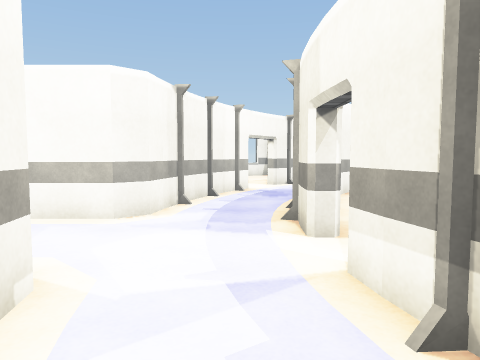
view 1 (above)

24 first-person views from a walk through a scene from a Unity 3-D project. The camera is 1.2 m above the floor, tilts 4° down and sees 70° across. The floor is counted in squares, 1 m on a side. Each view is taken from the middle of a square. On the plan, view 1 faces up. The plan holds only what a view shows up to about 14 squares ahead; the rest is blank. The player character is not drawn. Some animated figures are left out. Door leaves are left out, so doorways stand open. Surface patterns are stand-ins for the level's own textures.

view 2
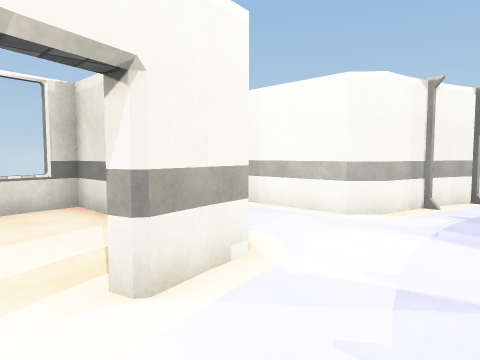

view 3
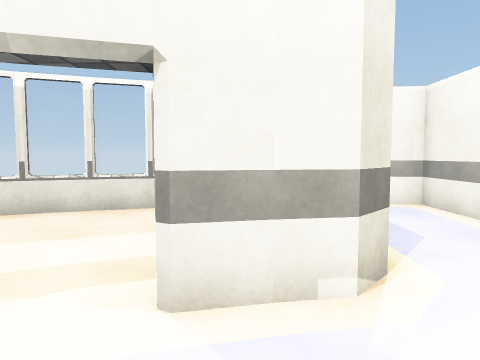

view 4
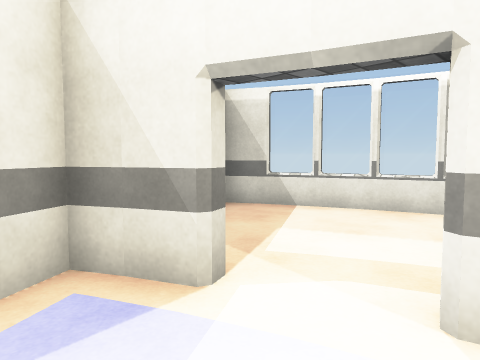

view 5
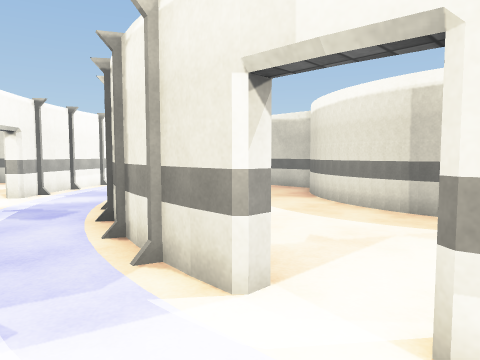

view 6
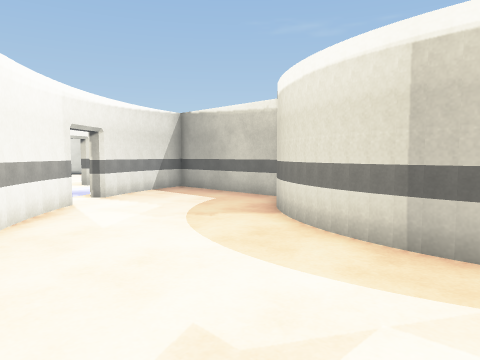

view 7
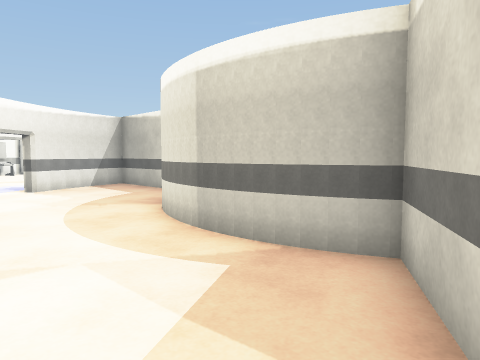

view 8
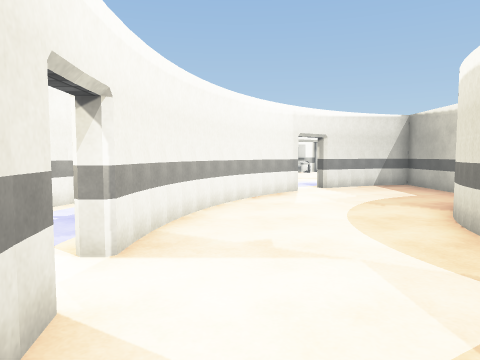

view 9
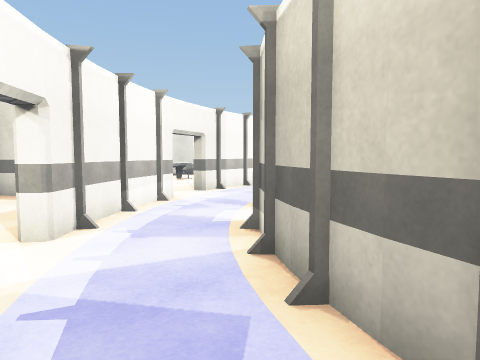

view 10
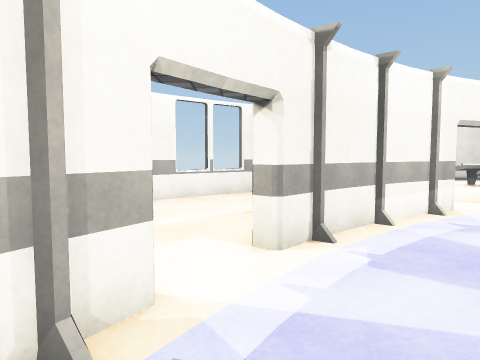

view 11
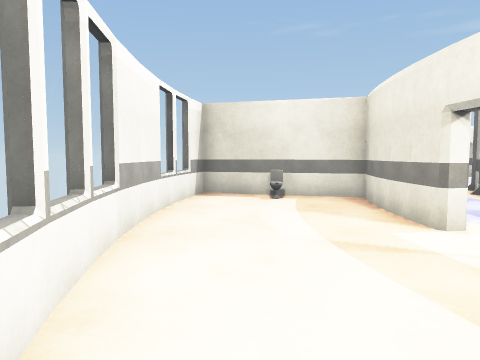

view 12
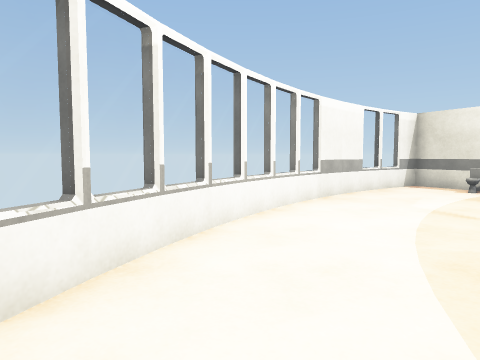

view 13
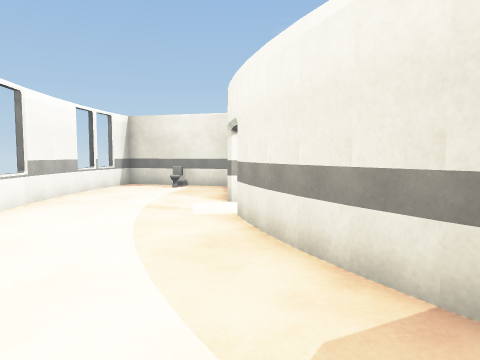

view 14
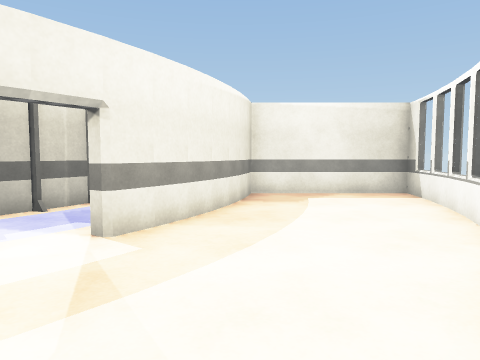

view 15
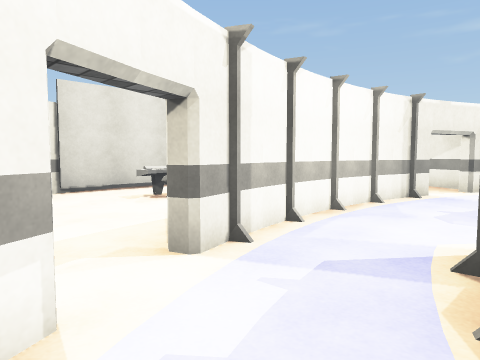

view 16
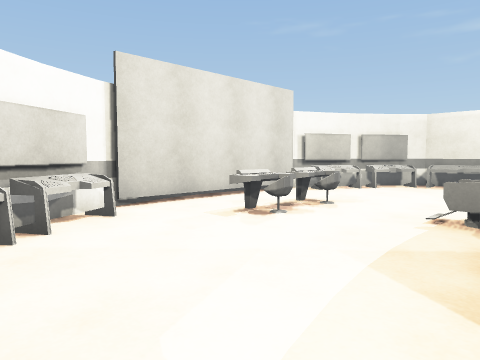

view 17
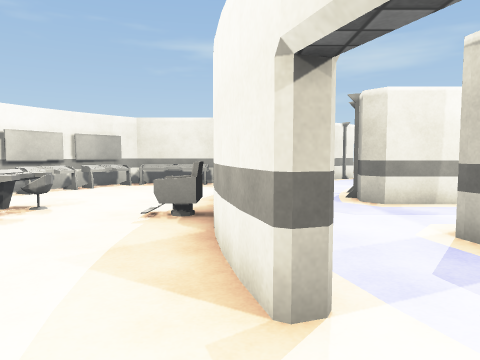

view 18
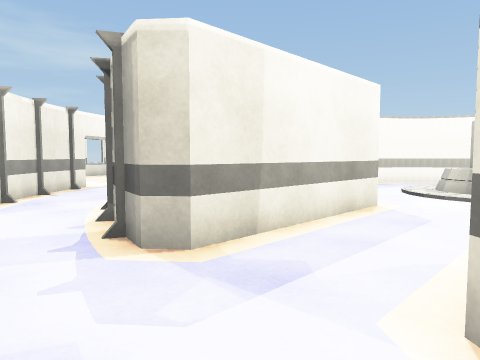

view 19
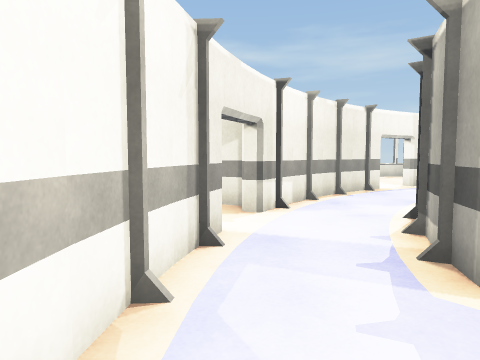

view 20
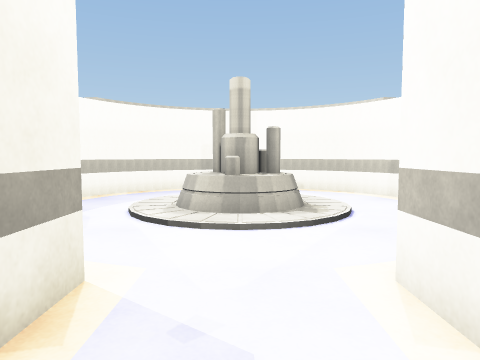

view 21
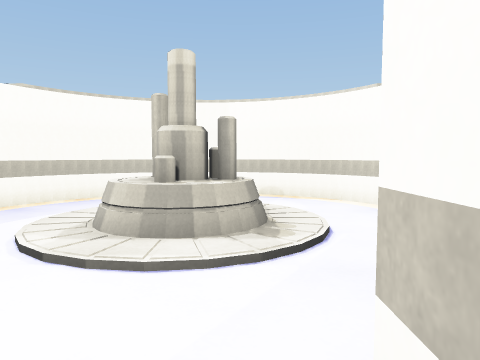

view 22
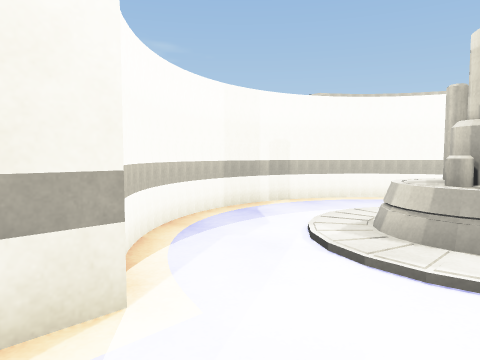

view 23
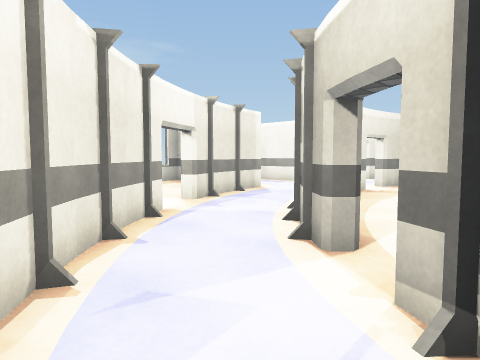

view 24
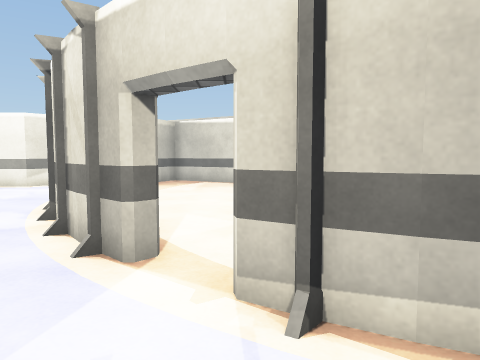

### Floor plan
Key: @ floor where view 1 was taken; # wall or solid block; . floor; D open door; = window, fence, low wall or low ledge; C console; T toilet; H chair; O other object.
Columns run from 8 left of view 1 to 27 right of it. Each row starts with its distance up from view 1.
 27                ##########
 26               ##C.......###
 25               CC.........C###
 24              C....CCCC....CC#
 23               .......H......#
 22          ### .............. C
 21        ##=.# ...........    C
 20       #=...## ......O......
 19      ##....T#...#########...#
 18     #=......##DD.........DD##
 17    ##...DD.###.............###
 16    #=...D.##.................##
 15    =.....##....####...####....##
 14   ##....DD....D#..#...#  #D....##
 13   =.....#D..#D....#...#   .D#...D
 12  #=....##..##.....#...#   ..##..DD
 11  =.....#...#......#...#   ...#...#.D
 10  #....##..##.....##...##  ...##..##.
  9 #=....#...#.....##.....## .... ...#
  8 #=....#..##....##.......##....  ..#
  7 #######..#.....# ........#..... ..#
  6 #........#.....# ..O  ...#..... ...
  5  ........D.....#.. OO  ..#.....D ..
  4     .....D.....#.. OOO ..#.....D ...
  3 ###  ##..##....#...   ...# ...##  ##
  2 #=....#...# ..###..   ..##
  1 #=....DD.  . #####.   .##
  0  #....DD@.       #######
 -1  =.....#.
 -2  #=....##
 -3   =...
 -4   ##

Positions as (right, up) in squares from view 1, and headings:
1: (0, 0), facing up
2: (1, 0), facing up-left
3: (1, 2), facing left
4: (1, 2), facing down-left
5: (-1, 3), facing up-right
6: (2, 4), facing up-right
7: (3, 1), facing up-right
8: (3, 1), facing up
9: (0, 9), facing up-right
10: (1, 10), facing up
11: (-5, 13), facing up-right
12: (-5, 8), facing up
13: (-5, 8), facing up-right
14: (-2, 18), facing down
15: (5, 15), facing up-right
16: (5, 19), facing up-right
17: (5, 19), facing right
18: (10, 18), facing down-right
19: (11, 18), facing right
20: (12, 13), facing down
21: (11, 11), facing down
22: (11, 11), facing down-right
23: (17, 17), facing down-right
24: (18, 17), facing down
